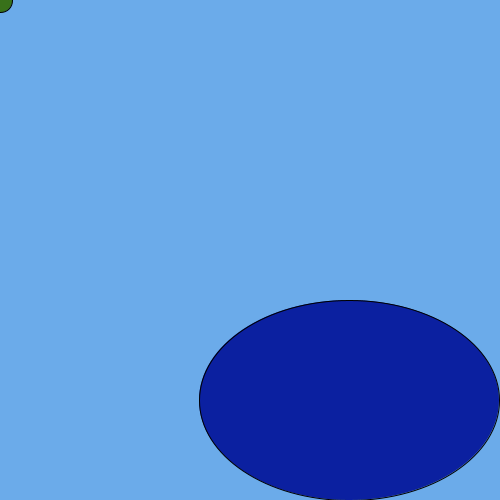
Frame 1 (no input)
Frame 60 (the mouse pressed at the canvas centre just before this capture): identical to frame 1, image omitted
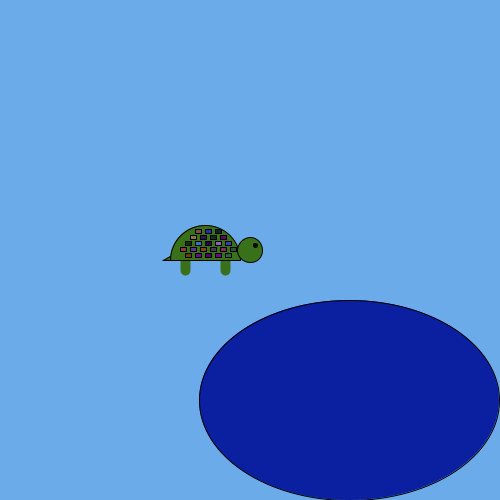
Frame 120 (the mouse held since frame 60 and released just before this capture)

The Processing sketch that drew these frames (run headless with seeded random() and noise(); from frame 60 on, the mouse is pressed at the canvas centre):

// Processing sketch: Lucadema_character_2014_9_22_moving
// ── Lucadema_character_2014_9_22_moving.pde
int headx;
int heady;

void setup(){
  size(500,500);
  headx = 235;  //original value 235
  heady = 50;   //original value 50
}
void draw(){
  headx = mouseX;
  heady = mouseY;
  background(107,171,234);

//pond
fill(11,32,160);
ellipse(349,400,300,200);

//legs
stroke(56,113,26);
strokeWeight(10);
line(headx - 65, heady + 10, headx - 65, heady + 20);
line(headx - 25, heady + 10, headx - 25, heady + 20);

//body
stroke(0);
strokeWeight(1);
fill(56,113,26);
arc(headx - 45, heady + 10, 70, 70, PI, TWO_PI, CHORD);
 //spots
    fill(random(143),random(134),random(203));
    rect(headx - 55, heady - 21,6,4);
     fill(random(143),random(134),random(203));
    rect(headx - 45, heady - 21,6,4);
     fill(random(143),random(134),random(203));
    rect(headx - 35, heady - 21,6,4);
     fill(random(143),random(134),random(203));
    rect(headx - 60, heady - 15,6,4);
     fill(random(143),random(134),random(203));
    rect(headx - 50, heady - 15,6,4);
     fill(random(143),random(134),random(203));
    rect(headx - 40, heady - 15,6,4);
     fill(random(143),random(134),random(203));
    rect(headx - 30, heady - 15,6,4);
     fill(random(143),random(134),random(203));
    rect(headx - 65, heady - 9,6,4);
     fill(random(143),random(134),random(203));
    rect(headx - 55, heady - 9,6,4);
     fill(random(143),random(134),random(203));
    rect(headx - 45, heady - 9,6,4);
     fill(random(143),random(134),random(203));
    rect(headx - 35, heady - 9,6,4);
     fill(random(143),random(134),random(203));
    rect(headx - 25, heady - 9,6,4);
     fill(random(143),random(134),random(203));
    rect(headx - 70, heady - 3,6,4);
     fill(random(143),random(134),random(203));
    rect(headx - 60, heady - 3,6,4);
     fill(random(143),random(134),random(203));
    rect(headx - 50, heady - 3,6,4);
     fill(random(143),random(134),random(203));
    rect(headx - 40, heady - 3,6,4);
     fill(random(143),random(134),random(203));
    rect(headx - 30, heady - 3,6,4);
     fill(random(143),random(134),random(203));
    rect(headx - 20, heady - 3,6,4);
     fill(random(143),random(134),random(203));
    rect(headx - 65, heady + 3,6,4);
     fill(random(143),random(134),random(203));
    rect(headx - 55, heady + 3,6,4);   
     fill(random(143),random(134),random(203));
    rect(headx - 45, heady + 3,6,4);
     fill(random(143),random(134),random(203));
    rect(headx - 35, heady + 3,6,4);
     fill(random(143),random(134),random(203));
    rect(headx - 25, heady + 3,6,4);
     fill(random(143),random(134),random(203));
    //tail
    fill(56,113,26);
    triangle(headx - 80, heady + 10, headx - 87, heady + 10, headx - 80, heady + 6);
//head
fill(56,113,26);
ellipse(headx,heady,25,25);
   //eye
    fill(0);
    ellipse(headx + 5, heady - 5,4,4);

}
